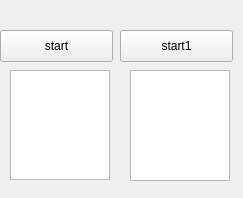
<?xml version="1.0" encoding="UTF-8"?>
<ui version="4.0">
 <class>MainWindow</class>
 <widget class="QMainWindow" name="MainWindow">
  <property name="geometry">
   <rect>
    <x>0</x>
    <y>0</y>
    <width>243</width>
    <height>198</height>
   </rect>
  </property>
  <property name="windowTitle">
   <string>MainWindow</string>
  </property>
  <widget class="QWidget" name="centralwidget">
   <widget class="QTextBrowser" name="flo">
    <property name="geometry">
     <rect>
      <x>10</x>
      <y>70</y>
      <width>100</width>
      <height>110</height>
     </rect>
    </property>
   </widget>
   <widget class="QTextBrowser" name="flo1">
    <property name="geometry">
     <rect>
      <x>130</x>
      <y>70</y>
      <width>100</width>
      <height>111</height>
     </rect>
    </property>
   </widget>
   <widget class="QPushButton" name="btn_output">
    <property name="geometry">
     <rect>
      <x>0</x>
      <y>30</y>
      <width>113</width>
      <height>32</height>
     </rect>
    </property>
    <property name="text">
     <string>start</string>
    </property>
   </widget>
   <widget class="QPushButton" name="btn_output1">
    <property name="geometry">
     <rect>
      <x>120</x>
      <y>30</y>
      <width>113</width>
      <height>32</height>
     </rect>
    </property>
    <property name="text">
     <string>start1</string>
    </property>
   </widget>
  </widget>
 </widget>
 <resources/>
 <connections/>
</ui>
